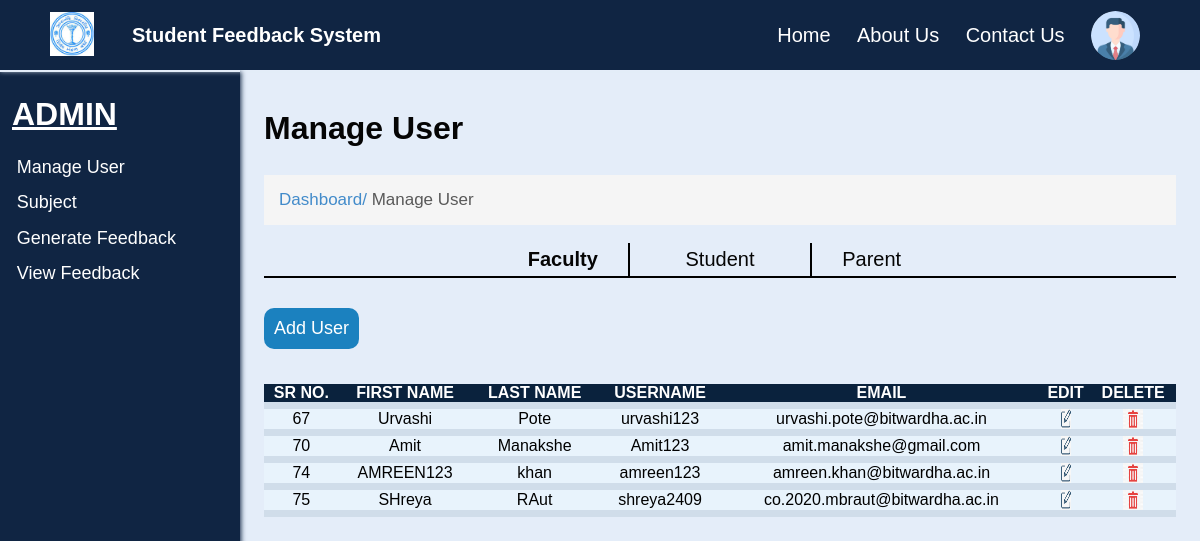
The app's page /ManageUser.php, older data.
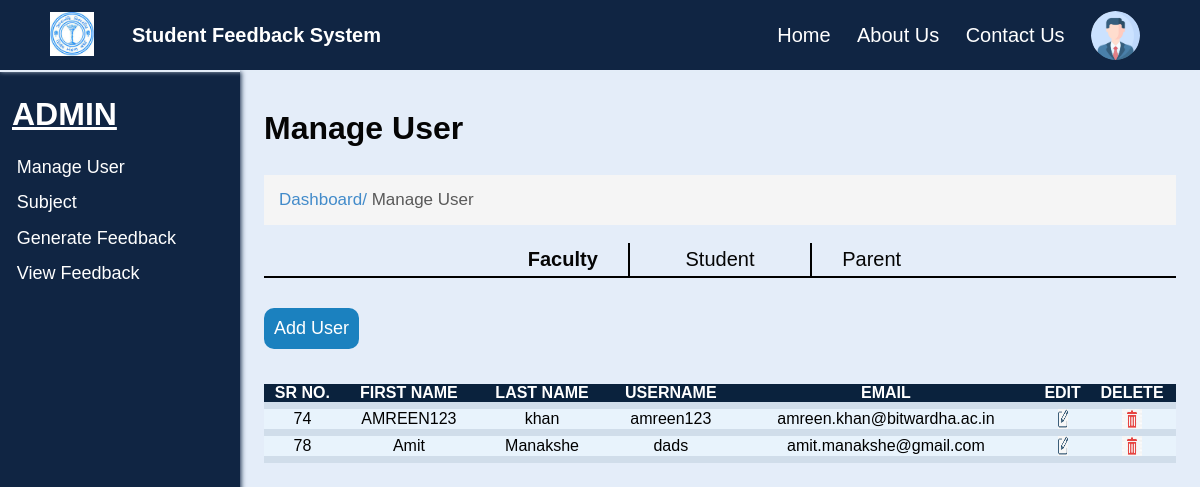
The same page, newer data.
### tables this page shows
CREATE TABLE `faculty` (
  `id` int(100) NOT NULL,
  `FNAME` text NOT NULL,
  `LNAME` text NOT NULL,
  `CONTACT` int(11) NOT NULL,
  `CATEGORY` text NOT NULL,
  `EMAIL` varchar(35) NOT NULL,
  `DEPARTMENT` text NOT NULL,
  `USERNAME` varchar(35) NOT NULL,
  `PASSWORD` varchar(35) NOT NULL
);

### ManageUser.php (the view, shortened to what this page needs)
<?php
include('connect.php');
$query1 = "select * from faculty";
$result = mysqli_query($conn, $query1);
?>
<html lang="en">
<head>
  <link rel="stylesheet" href="css/ManageUser.css?v=<?php echo time(); ?>">
  <link rel="stylesheet" href="css/common.css?v=<?php echo time(); ?>">
</head>
<body>
  <div class="nav">
    <div class="img">
      <img id="img" src="images/bitlogo.jpg" alt="BIT Logo">
    </div>
    <h2 id="heading">Student Feedback System</h2>
    <div class="links" id="links">
      <a href="index.html" class="link">Home</a>
      <a href="#" class="link">About Us</a>
      <a href="#" class="link">Contact Us</a>
      <img src="images/user.png" alt="User" width="7%" style="border-radius: 50%;">
    </div>
  </div>
  <div class="spaces"></div>
  <div class="full">
    <div class="left">
      <h1>ADMIN</h1>
      <ul>
        <li><a href="ManageUser.html">Manage User</a></li>
        <li><a href="Subject.html">Subject</a></li>
        <li><a href="GFeedback.html">Generate Feedback</a></li>
        <li><a href="VFeedback.html">View Feedback</a></li>
      </ul>
    </div>
    <div class="right">
      <h1>Manage User</h1>
      <br>
      <p class="s1">Dashboard/ <span>Manage User</span></p>
      <br>
      <div class="select">
        <div class="select_user">
          <p class="display_faculty active" id="faculty" onclick="display_faculty()">Faculty</p>
          <p class="display_student" id="student" onclick="display_student()">Student</p>
          <p class="display_parent" id="parent" onclick="display_parent()">Parent</p>
        </div>
        <input type="submit" class="add_user" onclick="display()" value="Add User">
      </div>
      <div class="User">
      <table class="tablecontent" >
          <thead>
          <tr>
          <th>SR NO.</th>
            <th>FIRST NAME</th>
            <th>LAST NAME</th>
            <th>USERNAME</th>
            <th>EMAIL</th>
            <th>EDIT</th>
            <th>DELETE</th>
          </tr >
          </thead>
          <tbody>
          <tr>
            <?php
              while ($row = mysqli_fetch_assoc($result))
              {
                ?>
                 <td><?php echo $row['id'];?></td>
                 <td><?php echo $row['FNAME'];?></td>
                 <td><?php echo $row['LNAME'];?></td>
                 <td><?php echo $row['USERNAME'];?></td>
                 <td><?php echo $row['EMAIL'];?></td>
                 <td><a href="edit.php?fname=<?=$row['FNAME'];?>" name="edit"><img src= images/edit.png width="10" height="20"> </a></td>
                 <td><a href="delete.php?EMAIL=<?=$row['EMAIL'];?>" name="delete"><img src= images/delete.png width="20" height="20"> </a></td>
                </tr>
                </tbody>
                <?php
                }
              ?>
        </table>
      </div>
    </div>
</body>
</html>

### css/ManageUser.css (style rules this page uses)
.right>p { margin-top: 10px; font-size: 17px; padding: 15px; background-color: #F5F5F5; color: #428BCA; }
span { color: rgb(89, 89, 89); }
h2 { color: white; }
.tablecontent { border-collapse: collapse; margin: 25px 0; font-size: 0.9 em; width: 100%; }
.tablecontent thead tr { background-color: #0a223d; color: white; }
.tablecontent th { text-align: center; }
.tablecontent th, .tablecontent td { text-align: center; border-bottom: 7px solid rgb(208, 221, 234); }
.tablecontent tbody tr { background-color: #e8f3fc; }
.select { width: 100%; }
.select_user { display: flex; align-items: center; justify-content: center; width: 100%; transition: 0.4s; }
.display_faculty { border-right: 1px solid #000; border-bottom: 2px solid black; padding: 5px 30px 5px 30px; text-align: right; font-size: 20px; width: 40%; cursor: pointer; }
.display_parent { border-left: 1px solid #000; border-bottom: 2px solid black; padding: 5px 30px 5px 30px; text-align: left; font-size: 20px; width: 40%; cursor: pointer; }
.display_student { padding: 5px 30px 5px 30px; width: 20%; font-size: 20px; border-left: 1px solid #000; border-right: 1px solid #000; cursor: pointer; text-align: center; border-bottom: 2px solid black; }
.add_user { font-size: 18px; background-color: #1B81BF; border: none; padding: 10px; color: white; margin: 30px 0 10px 0; border-radius: 10px; cursor: pointer; transition: 0.5s;; }
.active { font-weight: bold; }

### css/common.css (style rules this page uses)
* { margin: 0; padding: 0; box-sizing: border-box; font-family: 'Poppins', sans-serif; }
body { background-color: #E4EDF9; }
.nav { background-color: #102543; position: fixed; width: 100%; z-index: 100; height: 70px; box-shadow: 0px 1px 5px #E4EDF9; transition: 0.5s; }
.nav .img { transition: 0.5s; margin-left: 2%; padding: 1%; text-align: center; height: 100%; float: left; width: 8%; }
#img { height: 95%; transition: 0.5s; }
.nav .img img { height: 100%; width: auto; }
.links img { width: auto; height: 70%; }
.nav h2 { transition: 0.5s; color: white; display: flex; height: 70px; font-size: 20px; float: left; width: 30%; align-items: center; padding: 1%; font-family: 'Montserrat', sans-serif; }
.nav .links { margin-right: 5%; transition: 0.5s; display: flex; height: 70px; float: left; width: 55%; align-items: center; justify-content: right; gap: 4%; font-family: 'Montserrat', sans-serif; }
.links a { text-decoration: none; font-size: 20px; color: white; transition: 0.2s; }
.spaces { height: 70px; }
.full { width: 100%; max-width: 100%; min-height: 100%; margin: 0px; }
.left { height: 100vh; width: 20vw; background-color: #102543; color: white; border-top: 2px solid #E4EDF9; box-shadow: 1px 0px 5px #102543; position: fixed; }
.left h1 { margin: 10% 5%; text-decoration: underline; }
.right { width: 100%; padding: 5vh 2vw; padding-left: 22vw; color: rgb(5, 5, 5); }
.left ul { list-style-type: none; margin: 10% 7%; }
.left li { cursor: pointer; font-size: 18px; margin-top: 7%; transition: 0.5s; }
.left li a { text-decoration: none; color: white; }
.right>p { margin-top: 10px; font-size: 17px; padding: 15px; background-color: #F5F5F5; color: #428BCA; }

Row changes from the older to the newer data that the page shows:
removed faculty: id "67", FNAME "Urvashi", LNAME "Pote", USERNAME "urvashi123", EMAIL "urvashi.pote@bitwardha.ac.in"
removed faculty: id "70", FNAME "Amit", LNAME "Manakshe", USERNAME "Amit123", EMAIL "amit.manakshe@gmail.com"
removed faculty: id "75", FNAME "SHreya", LNAME "RAut", USERNAME "shreya2409", EMAIL "co.2020.mbraut@bitwardha.ac.in"
added faculty: id "78", FNAME "Amit", LNAME "Manakshe", USERNAME "dads", EMAIL "amit.manakshe@gmail.com"
